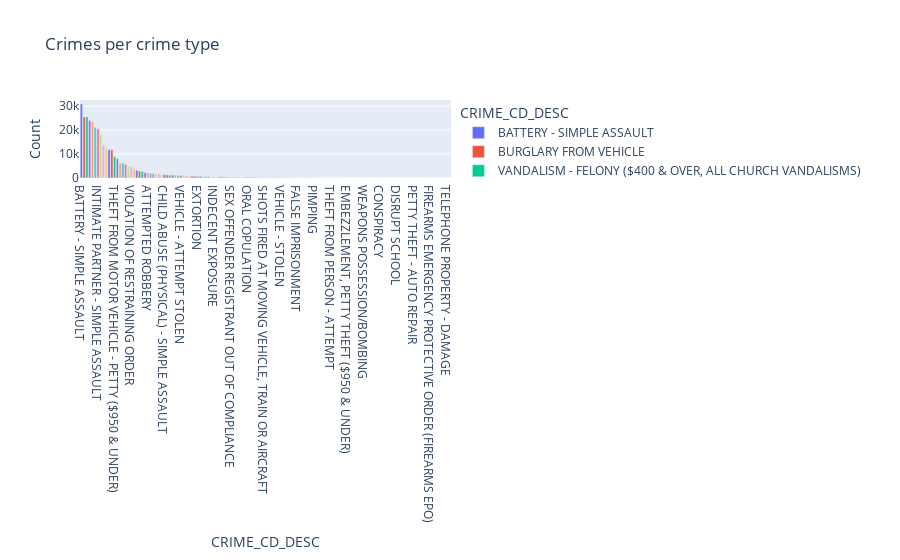

The code cell stored with this chart in its notebook:
### Code cell
#Crime analtsis by type of crime
data_crime = finalDF
data_crime = pd.DataFrame(data_crime.groupby(["CRIME_CODE","CRIME_CD_DESC"])["CRIME_CODE"].count())
data_crime.rename(columns={'CRIME_CODE': 'Count'}, inplace=True)
data_crime.reset_index(inplace=True)
data_crime.head()
data_crime.sort_values(by="Count",inplace=True, ascending=False)
fig = px.bar(data_crime, x="CRIME_CD_DESC", y="Count", color="CRIME_CD_DESC", title="Crimes per crime type")
fig.show()
